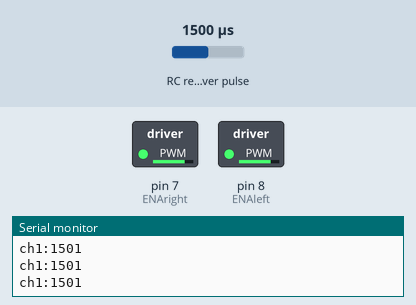
Simulated run of this sketch. Board: Arduino Mega 2560, built with avr-gcc and run on an emulated ATmega2560. Parts: switched loads named in the sketch (green lamp = pin HIGH), the last lines printed to the serial monitor. Wiring (inferred from the names in the program): RC receiver channel: data pin 12. The test bench sets the inputs (shaded band); at power-on: RC receiver pulse 1500 µs.

Above: at 1.2 s.
1.3 s: RC receiver pulse (sensor on pin 12) set to 1750 µs
At 2.7 s:
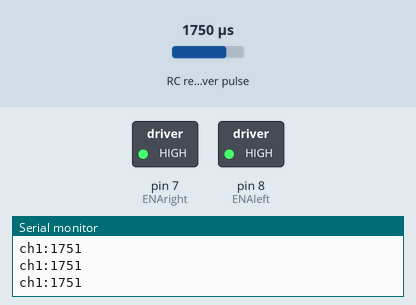
Timing chart, 0 to 4.3 s (numbered marks = the images above; inputs shaded):
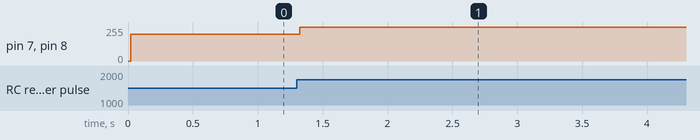

Measured:
- after the input at 1.3 s, pin 7 (ENAright), pin 8 (ENAleft): 200/255 → 255/255 at once

The sketch:

RC_throttle_only.ino
```cpp
//#include "config.h"
//#include "Metro.h"
//#include "PID_v1"
// int motorState = 0; //0 for off, 1 for on

const int chA = 12; //channel 1 pin
const int chB = 24; //channel 2 pin

int ch1; //throttle
int ch2; //steer

//LEFT MOTOR
int motor1pin1 = 9; // N1 on LEFT motor controller
int motor1pin2 = 10; // N2 on LEFT motor controller
int ENAleft = 8; // PWM for LEFT motor

//RIGHT MOTOR
int motor2pin1 = 5; // N1 on RIGHT motor controller
int motor2pin2 = 6; // N2 on RIGHT motor controller
int ENAright = 7; // PWM for RIGHT motor

/****Left Motor Functions****/
void leftMotorBackward(){
 digitalWrite(motor1pin1, HIGH);
 digitalWrite(motor1pin2, LOW);
}
void leftMotorForward(){
  digitalWrite(motor1pin1, LOW);
  digitalWrite(motor1pin2, HIGH);
}
void leftMotorOff(){
  digitalWrite(motor1pin1, LOW);
  digitalWrite(motor1pin2, LOW);
  digitalWrite(ENAleft, HIGH);
}

/****Right Motor Functions****/
void rightMotorBackward(){
 digitalWrite(motor2pin1, HIGH);
 digitalWrite(motor2pin2, LOW);
}
void rightMotorForward(){
  digitalWrite(motor2pin1, LOW);
  digitalWrite(motor2pin2, HIGH);
}
void rightMotorOff(){
  digitalWrite(motor2pin1, LOW);
  digitalWrite(motor2pin2, LOW);
  digitalWrite(ENAright, HIGH);
}

void setup() {
  // put your setup code here, to run once:
  Serial.begin(115200); //setup for receiver
  pinMode(chA,INPUT);
  pinMode(chB,INPUT);
}

void loop() {
  // put your main code here, to run repeatedly:
  ch1 = pulseIn(chA,HIGH);
  Serial.print("ch1:"); //Prints channel readings on Serial Monitor
  Serial.print(ch1);
  Serial.println();

  //ch2 = pulseIn(chB,HIGH);
  //Serial.print("ch2:"); //Prints channel readings on Serial Monitor
  //Serial.print(ch2);
  //Serial.print("|");

  analogWrite(ENAleft,200); //PVM
  analogWrite(ENAright,200);

  if (ch1 > 1850){
    leftMotorForward();
    rightMotorForward();
  }
  else if (ch1 < 1550){
    leftMotorBackward();
    rightMotorBackward();
  }
  else{
    leftMotorOff();
    rightMotorOff();
  }
}
```
